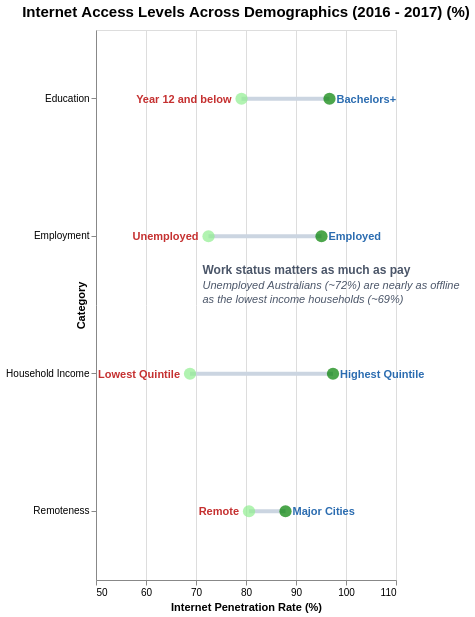

Here is the Vega-Lite specification saved for this chart:
### Vega-Lite specification from a JSON file in a GitHub repository (floating-point values rounded to 4 significant figures)
{"$schema": "https://vega.github.io/schema/vega-lite/v5.json", "title": {"text": "Internet Access Levels Across Demographics (2016 - 2017) (%)", "fontSize": 15, "anchor": "middle", "offset": 10}, "data": {"values": [{"category": "Household Income", "low-group": "Lowest Quintile", "low_pct": 68.8, "high-group": "Highest Quintile", "high_pct": 97.4, "gap": 28.6}, {"category": "Employment", "low-group": "Unemployed", "low_pct": 72.5, "high-group": "Employed", "high_pct": 95.1, "gap": 22.6}, {"category": "Education", "low-group": "Year 12 and below", "low_pct": 79.1, "high-group": "Bachelors+", "high_pct": 96.7, "gap": 17.6}, {"category": "Remoteness", "low-group": "Remote", "low_pct": 80.6, "high-group": "Major Cities", "high_pct": 87.9, "gap": 7.3}]}, "width": "container", "height": 550, "layer": [{"description": "Connecting line between min and max group", "mark": {"type": "rule", "color": "#cbd5e1", "strokeWidth": 4}, "encoding": {"y": {"field": "category", "type": "nominal", "sort": ["Household Income", "Employment", "Education", "Remoteness"], "axis": {"title": "Category", "titleX": -10, "titleAngle": -90}}, "x": {"field": "low_pct", "type": "quantitative", "title": "Internet Penetration Rate (%)", "scale": {"domain": [53, 110]}}, "x2": {"field": "high_pct"}}}, {"mark": {"type": "point", "filled": true, "size": 150, "color": "lightgreen"}, "encoding": {"y": {"field": "category", "type": "nominal"}, "x": {"field": "low_pct", "type": "quantitative"}, "tooltip": [{"field": "category", "title": "Category"}, {"field": "low-group", "title": "Lowest Group"}, {"field": "low_pct", "title": "Penetration Rate (%)"}]}}, {"mark": {"type": "point", "filled": true, "size": 150, "color": "green"}, "encoding": {"y": {"field": "category", "type": "nominal"}, "x": {"field": "high_pct", "type": "quantitative"}, "tooltip": [{"field": "category", "title": "Category"}, {"field": "high-group", "title": "Highest Group"}, {"field": "high_pct", "title": "Penetration Rate (%)"}]}}, {"description": "Lowest Group Label", "mark": {"type": "text", "align": "right", "dx": -10, "dy": 1, "color": "#c53030", "fontWeight": "bold", "fontSize": 11}, "encoding": {"y": {"field": "category", "type": "nominal"}, "x": {"field": "low_pct", "type": "quantitative"}, "text": {"field": "low-group", "type": "nominal"}}}, {"description": "Highest Group Label", "mark": {"type": "text", "align": "left", "dx": 7, "dy": 1, "color": "#2b6cb0", "fontWeight": "bold", "fontSize": 11}, "encoding": {"y": {"field": "category", "type": "nominal"}, "x": {"field": "high_pct", "type": "quantitative"}, "text": {"field": "high-group", "type": "nominal"}}}, {"description": "Annotation headline", "data": {"values": [{"category": "Employment", "x": 72.5}]}, "mark": {"type": "text", "align": "left", "dx": -6, "dy": 34, "color": "#4a5568", "fontWeight": "bold", "fontSize": 12, "text": "Work status matters as much as pay"}, "encoding": {"y": {"field": "category", "type": "nominal"}, "x": {"field": "x", "type": "quantitative"}}}, {"description": "Annotation body", "data": {"values": [{"category": "Employment", "x": 72.5}]}, "mark": {"type": "text", "align": "left", "baseline": "top", "dx": -6, "dy": 44, "color": "#4a5568", "fontStyle": "italic", "fontSize": 11, "lineHeight": 14, "text": ["Unemployed Australians (~72%) are nearly as offline", "as the lowest income households (~69%)"]}, "encoding": {"y": {"field": "category", "type": "nominal"}, "x": {"field": "x", "type": "quantitative"}}}]}
